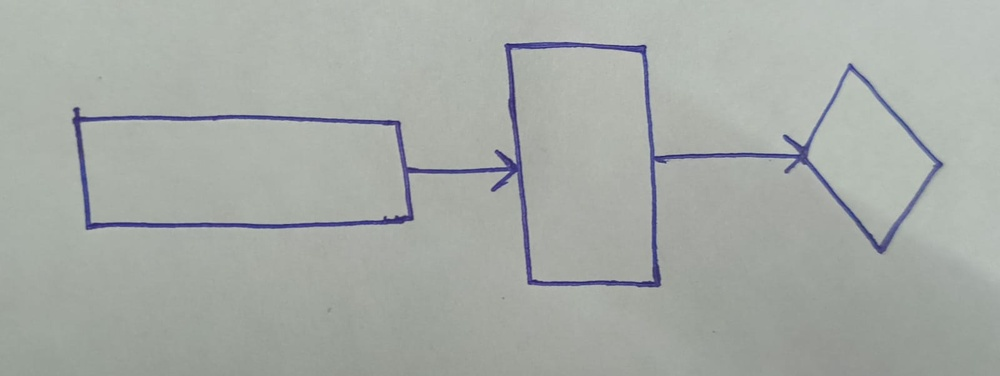
#> input picture sample-flowcharts/fc2.jpeg, 1000 x 376 px, shrunk from 1600 x 601 before the run
$ jupyter execute preprocessing.ipynb
#> lines starting #> are read from the running program, lines starting #| are printed output that depends on the picture; after the words box and inside, x2 and y2 are one past the last pixel; in counts of white or black regions, pixels touching at a corner belong together
[cell 1]
try:
    image_path
except NameError:
    image_path = 'sample-flowcharts/fc2.jpeg'

[cell 2]
import cv2
import numpy as np
import math
import os
from matplotlib import pyplot as plt

[cell 3]
# Helper methods
def denoiseAndFill(m, thres):
    contours, _ = cv2.findContours(m, cv2.RETR_EXTERNAL, cv2.CHAIN_APPROX_SIMPLE)
    denoise = np.zeros_like(m)
    for contour in contours:
        if cv2.contourArea(contour) > thres:
            cv2.drawContours(denoise, [contour], -1, 255, thickness=cv2.FILLED)
    return denoise

def rotate(m, lines):
    angles = []
    for line in lines:
        for x1, y1, x2, y2 in line:
            angle = math.atan2(y2 - y1, x2 - x1)
            angles.append(angle)
    angles.sort()
    majority_angles = findMajority(np.array(angles), 10)
    angle = np.median(majority_angles)
    degree = math.degrees(angle)

    # Rotate image
    (h, w) = m.shape[:2]
    center = (w // 2, h // 2)
    rotMat = cv2.getRotationMatrix2D(center, degree, 1.0)
    rotated = cv2.warpAffine(m, rotMat, (w, h), flags=cv2.INTER_LINEAR)
    return rotated

def findMajority(input_angles, splits):
    pi = math.pi
    bins = np.linspace(-pi/2, pi/2, splits+1)
    hist, bin_edges = np.histogram(input_angles, bins)
    max_bin = np.argmax(hist)
    mask = (input_angles >= bin_edges[max_bin]) & (input_angles < bin_edges[max_bin+1])
    majority = input_angles[mask]
    return majority

# [4 lines left out: function dilate, not called in this run]

def erode(m, r):
    se = seGen(r)
    eroded = cv2.erode(m, se)
    return eroded

def seGen(radius):
    diameter = 2 * radius + 1
    se = cv2.getStructuringElement(cv2.MORPH_ELLIPSE, (diameter, diameter))
    return se

def genRectAndDiam(m):
    contours, _ = cv2.findContours(m, cv2.RETR_EXTERNAL, cv2.CHAIN_APPROX_SIMPLE)
    rectangle = np.zeros_like(m)
    diamond = np.zeros_like(m)
    for contour in contours:
        area = cv2.contourArea(contour)
        x, y, w, h = cv2.boundingRect(contour)
        rect_area = w * h
        if area / rect_area > 0.75:
            cv2.drawContours(rectangle, [contour], -1, 255, thickness=cv2.FILLED)
        else:
            cv2.drawContours(diamond, [contour], -1, 255, thickness=cv2.FILLED)
    return rectangle, diamond

def plot_image(img, title):
    plt.figure()
    plt.imshow(img, cmap="gray")
    plt.axis('off')
    plt.title(title)
    plt.show()

[cell 4]
def SE_opening(radius):
        diameter = 2 * radius + 1
        se = cv2.getStructuringElement(cv2.MORPH_ELLIPSE, (diameter, diameter))
        return se

def prepro(mat):
    plot_image(mat, "Original Image")
    rows, cols = mat.shape[:2]

    # Convert to grayscale
    gray = cv2.cvtColor(mat, cv2.COLOR_RGB2GRAY)
    plot_image(gray, "Grayscale Image")

    # Adaptive thresholding (binarization)
    bina = cv2.adaptiveThreshold(gray, 255, cv2.ADAPTIVE_THRESH_MEAN_C, cv2.THRESH_BINARY, 65, 40)
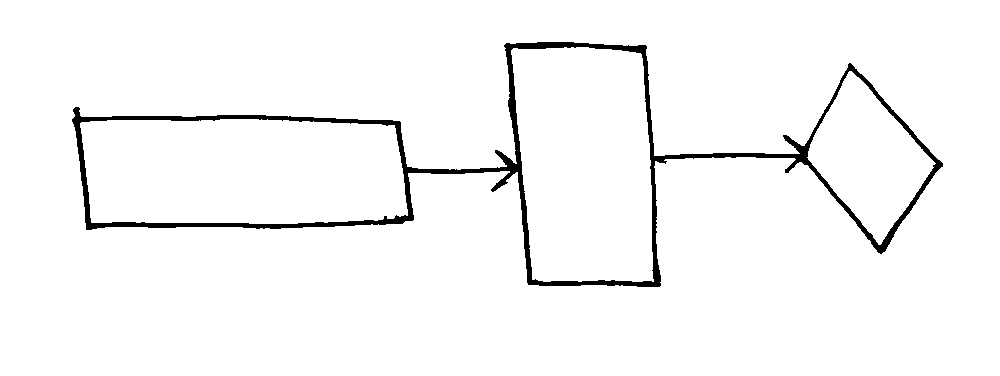
#> bina: shape (376, 1000); 97% white; 1 black region, box (x1, y1, x2, y2) and area: (72, 42, 943, 287) 11353
    plot_image(bina, "Binarized Image")

    # Bitwise inversion
    bina = cv2.bitwise_not(bina)
#> bina: shape (376, 1000); 3% white; 1 white region
    plot_image(bina, "Bitwise Inverted Image")


    # Denoise and fill
    denoise = denoiseAndFill(bina, 100)
#> in denoiseAndFill, `contours, _ = cv2.findContours(m, cv2.RETR_EXTERNAL, cv2.CHAIN_APPROX_..`: contours = 1 contour; box (x1, y1, x2, y2) and area: (72, 42, 943, 287) 83082
#> the loop in denoiseAndFill, `for contour in contours:` made 1 pass
    plot_image(denoise, "After denoising and fill")

    # Edge detection
    edges = cv2.Canny(denoise, 100, 100, apertureSize=3, L2gradient=False)
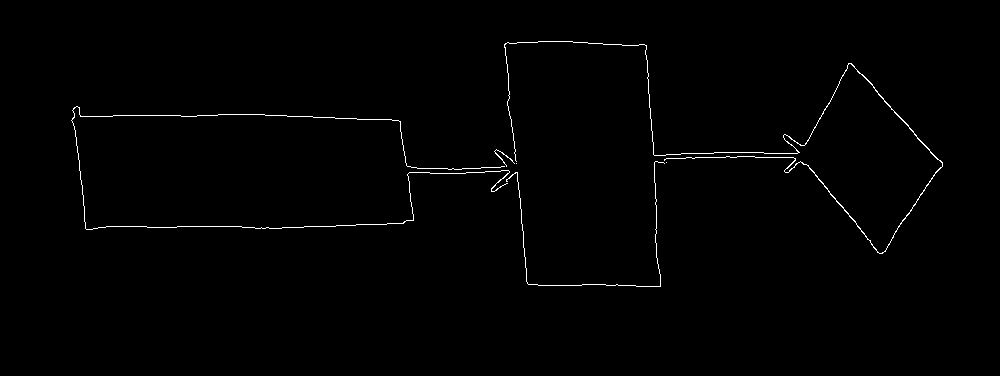
#> edges: shape (376, 1000); 0.76% white in thin lines or dots, all inside (x1, y1, x2, y2) = (71, 41, 943, 287)
    plot_image(edges, "Detected Edges")

    # Hough Transform
    lines = cv2.HoughLinesP(edges, 1, np.pi / 180.0, 50, minLineLength=30, maxLineGap=5)
#> lines = 25 rows, first 6: [313, 117, 398, 120], [113, 115, 180, 115], [909, 128, 942, 165], [282, 227, 403, 223], [517, 172, 527, 283], [714, 152, 746, 152]
    if lines is not None and len(lines) > 0:
        rotated = rotate(denoise, lines)
#> the loop in rotate, `for line in lines:` made 25 passes
#> after the loop in rotate, `for line in lines:`: angles = 25 values, max 1.54 at index 7, min -1.07 at index 19, mean 0.375
#> in findMajority, `hist, bin_edges = np.histogram(input_angles, bins)`: hist = [0, 2, 0, 0, 3, 11, 0, 3, 0, 6]; bin_edges = [-1.57, -1.26, -0.942, -0.628, -0.314, 0, 0.314, 0.628, 0.942, 1.26, 1.57]
#> in findMajority, `max_bin = np.argmax(hist)`: max_bin = 5
#> in findMajority, `majority = input_angles[mask]`: majority = [0, 0, 0, 0, 0, 0, 0, 0, 0, 0.0353, 0.0461]
#> in rotate, `angle = np.median(majority_angles)`: angle = 0
#> in rotate, `rotMat = cv2.getRotationMatrix2D(center, degree, 1.0)`: rotMat = [[1, 0, 0], [0, 1, 0]]
        substitute = rotated.copy()
        rows, cols = substitute.shape[:2]
    else:
        substitute = denoise.copy()
    plot_image(substitute, "Rotated Image")

    # Fill small regions
    fill = denoiseAndFill(substitute, 100)
#> the loop in denoiseAndFill (call 2), `for contour in contours:` made 1 pass

    # Morphological opening to eliminate arrows
    seOpen = seGen(10)
    opened = cv2.morphologyEx(fill, cv2.MORPH_OPEN, seOpen)
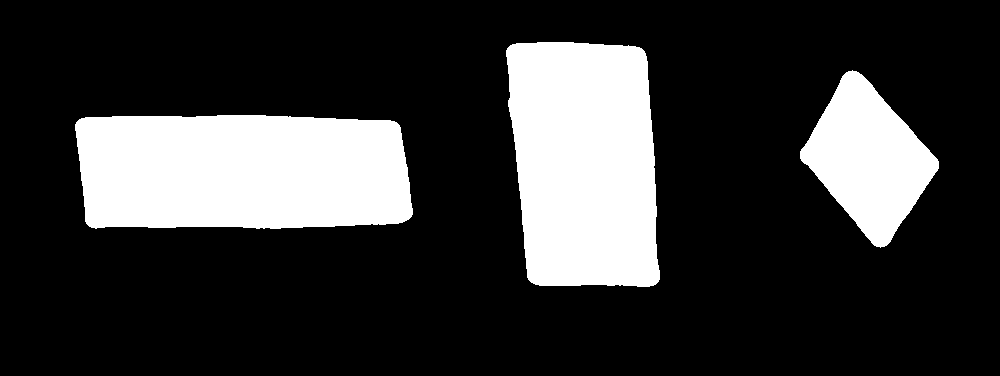
#> opened: shape (376, 1000); 21.9% white; 3 white regions
    opened = denoiseAndFill(opened, 100)
#> in denoiseAndFill (call 3), `contours, _ = cv2.findContours(m, cv2.RETR_EXTERNAL, cv2.CHAIN_APPROX_..`: contours = 3 contours; box (x1, y1, x2, y2) and area: (75, 115, 413, 229) 35402, (506, 42, 660, 287) 32727, (800, 70, 939, 248) 13224
    plot_image(opened, "Opened Image")

    # Compute difference to get arrows
    diff = cv2.absdiff(fill, opened)
#> diff: shape (376, 1000); 0.55% white; 29 white regions (16 under 20 px)
    plot_image(diff, "Arrows")

    # Remove small areas generated by opening
    remv = denoiseAndFill(diff, 50)
#> call 4 of denoiseAndFill, with thres = 50
#> in denoiseAndFill (call 4), `contours, _ = cv2.findContours(m, cv2.RETR_EXTERNAL, cv2.CHAIN_APPROX_..`: contours = 29 contours, 22 with area under 20; largest, box (x1, y1, x2, y2) and area: (408, 150, 517, 192) 610, (655, 153, 806, 173) 550, (783, 135, 804, 153) 96, (72, 107, 85, 127) 78, (871, 243, 890, 254) 48, (844, 63, 858, 74) 40, (636, 45, 647, 53) 24
#> the loop in denoiseAndFill (call 4), `for contour in contours:` made 29 passes
#> contour on passes 4, 5, 6, 7, 9, 10, 11, 12: [[867, 238], [868, 239]], [[893, 236]], [[656, 231], [656, 232]], [[656, 226], [656, 227]], [[656, 222], [656, 223]], [[403, 222], [402, 223], [399, 223], [402, 223]], [[85, 222]], [[656, 218], [656, 219]]
#> after the loop in denoiseAndFill (call 4), `for contour in contours:`:
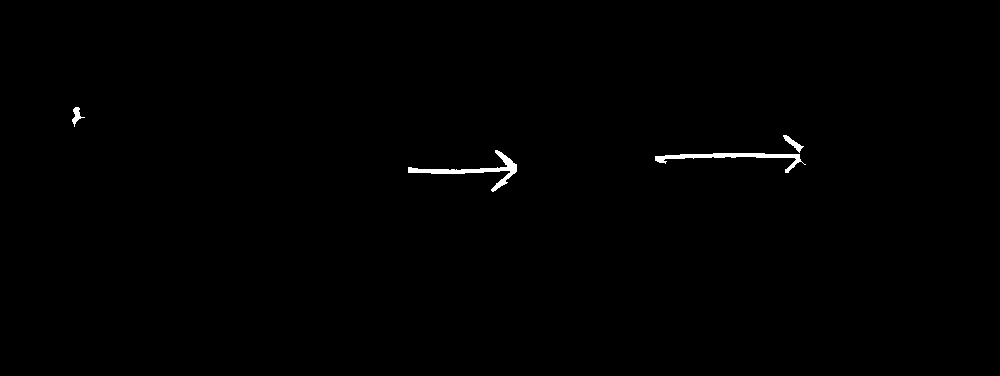
#> denoise: shape (376, 1000); 0.45% white; 4 white regions, box (x1, y1, x2, y2) and area: (408, 150, 517, 192) 763, (655, 153, 806, 173) 722, (783, 135, 804, 153) 120, (72, 107, 85, 127) 103
    arro = cv2.dilate(remv, SE_opening(2))
#> in SE_opening, `se = cv2.getStructuringElement(cv2.MORPH_ELLIPSE, (diameter, diameter))`: se = [[0, 0, 1, 0, 0], [1, 1, 1, 1, 1], [1, 1, 1, 1, 1], [1, 1, 1, 1, 1], [0, 0, 1, 0, 0]]
#> arro: shape (376, 1000); 0.89% white; 3 white regions, box (x1, y1, x2, y2) and area: (653, 133, 808, 175) 1681, (406, 148, 519, 194) 1425, (70, 105, 87, 129) 232
    plot_image(arro, "Enhanced Arrows")

    # Extract rectangles and diamonds
    blob = cv2.absdiff(fill, remv)
#> blob: shape (376, 1000); 22% white; 3 white regions, box (x1, y1, x2, y2) and area: (75, 115, 414, 230) 35895, (504, 42, 661, 287) 33237, (800, 63, 943, 254) 13571

    # Find circles
    eroded_blob = erode(blob, 10)
    diff_blob = cv2.absdiff(blob, eroded_blob)
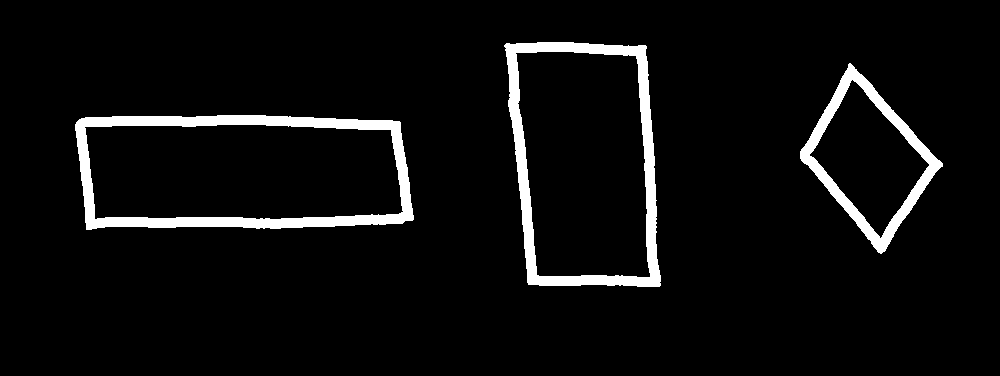
#> diff_blob: shape (376, 1000); 5.4% white; 3 white regions
    copy_blob = diff_blob.copy()
    contours, _ = cv2.findContours(diff_blob, cv2.RETR_EXTERNAL, cv2.CHAIN_APPROX_SIMPLE)
#> contours = 3 contours; box (x1, y1, x2, y2) and area: (75, 115, 414, 230) 35466, (504, 42, 661, 287) 32860, (800, 63, 943, 254) 13374
    for contour in contours:
        temp = np.zeros_like(diff_blob)
        cv2.drawContours(temp, [contour], -1, 255, 10)
        circles = cv2.HoughCircles(temp, cv2.HOUGH_GRADIENT, 2, substitute.shape[0]/4, param1=200, param2=100, minRadius=0, maxRadius=0)
        if circles is not None and len(circles) > 0:
            cv2.fillPoly(copy_blob, [contour], 0)
#> this loop made 3 passes
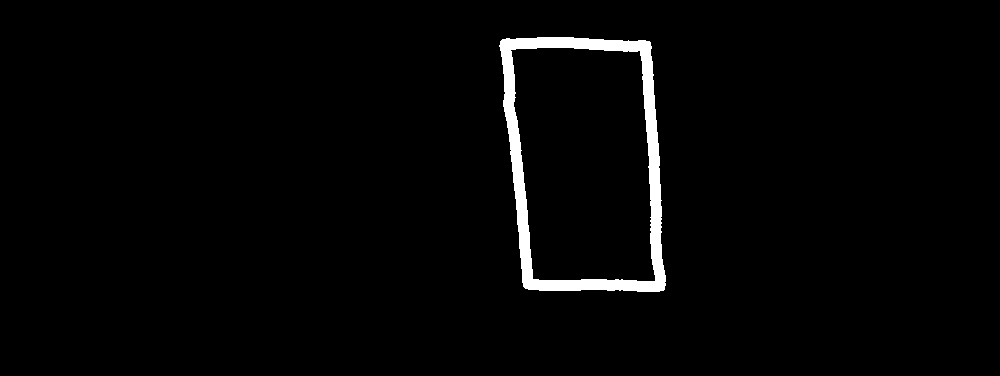
#> temp: shape (376, 1000); 2.2% white; 1 white region
    circ = cv2.absdiff(diff_blob, copy_blob)
#> circ: shape (376, 1000); every value is 0

    # Distinguish rectangles and diamonds
    rect, diam = genRectAndDiam(copy_blob)
#> the loop in genRectAndDiam, `for contour in contours:` made 3 passes
#> (area, x, y, w, h, rect_area) on passes 1 to 3: (35466.5, 75, 115, 339, 115, 38985), (13374, 800, 63, 143, 191, 27313), (32860, 504, 42, 157, 245, 38465)

    # Erode
    eroded_rect = erode(rect, 10)
    eroded_diam = erode(diam, 10)

    # Get final rectangles and diamonds
    rect = cv2.absdiff(rect, eroded_rect)
#> rect: shape (376, 1000); 4.2% white; 2 white regions, box (x1, y1, x2, y2) and area: (75, 115, 414, 230) 8314, (504, 42, 661, 287) 7328
    diam = cv2.absdiff(diam, eroded_diam)
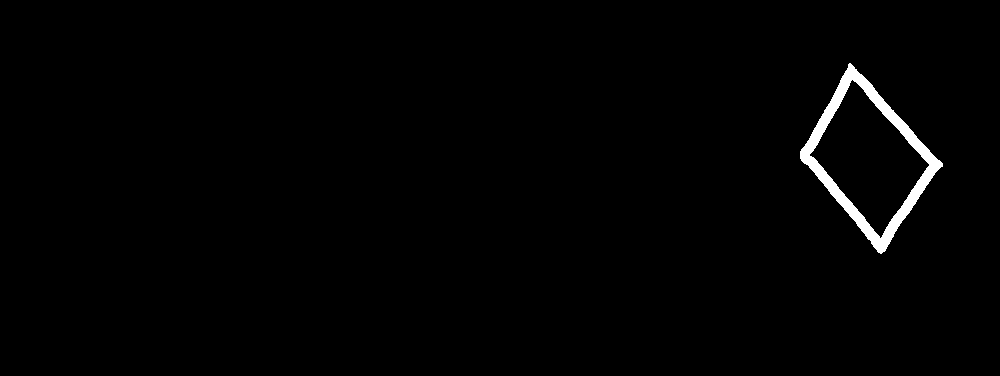
#> diam: shape (376, 1000); 1.2% white; 1 white region, box (x1, y1, x2, y2) and area: (800, 63, 943, 254) 4510

    # Final result
    result = [rect, diam, arro, circ]
    plot_image(rect, "Rectangles")
    plot_image(diam, "Diamonds")
    plot_image(circ, "Circles")
    plot_image(arro, "Arrows")
    return result

[cell 5]
fc = cv2.cvtColor(cv2.imread(image_path), cv2.COLOR_BGR2RGB)
result = prepro(fc)
#> result = 4 items

[cell 6]
def rectangle_stats(rectangles):
    n_labels, labels, stats, centroids = cv2.connectedComponentsWithStats(rectangles)
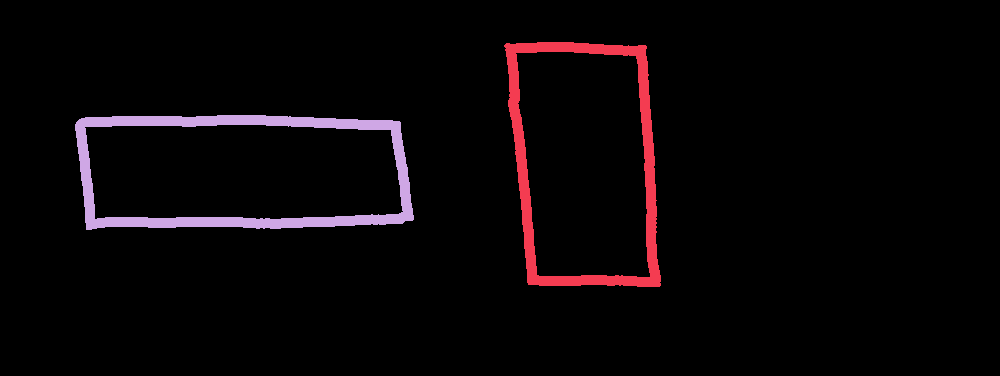
#> labels: shape (376, 1000) int32; 3 distinct labels, from 0 to 2; one colour per label, 0 black
#> n_labels = 3; stats = [[0, 0, 1000, 376, 360358], [504, 42, 157, 245, 7328], [75, 115, 339, 115, 8314]]; centroids = [[503.7, 188.4], [584.3, 163.2], [241.8, 171.8]]
    num = n_labels-1
#> num = 2
    center = centroids[1:].astype(int)
#> center = [[584, 163], [241, 171]]
    anchors = stats[1:, [2,3]]
#> anchors = [[157, 245], [339, 115]]
    coordinates = {"RT": [], "RB": [], "LT": [], "LB": []}
    for i in range(num):
        w, h = anchors[i]
        rt = (center[i][0] + w//2, center[i][1] + h//2)
        coordinates["RT"].append(rt)
        rb = (center[i][0] + w//2, center[i][1] - h//2)
        coordinates["RB"].append(rb)
        lt = (center[i][0] - w//2, center[i][1] + h//2)
        coordinates["LT"].append(lt)
        lb = (center[i][0] - w//2, center[i][1] - h//2)
        coordinates["LB"].append(lb)
#> this loop made 2 passes
#> (w, h, rt, rb, lt, lb) on passes 1 to 2: (157, 245, (662, 285), (662, 41), (506, 285), (506, 41)), (339, 115, (410, 228), (410, 114), (72, 228), (72, 114))
    return (num, center, coordinates)

def diamond_stats(diamonds):
    n_labels, labels, stats, centroids = cv2.connectedComponentsWithStats(diamonds)
#> n_labels = 2; stats = [[0, 0, 1000, 376, 371490], [800, 63, 143, 191, 4510]]; centroids = [[495, 187.8], [868.5, 158.8]]
    num = n_labels-1
#> num = 1
    center = centroids[1:].astype(int)
#> center = [[868, 158]]
    anchors = stats[1:, [2,3]]
#> anchors = [[143, 191]]
    coordinates = {"Top": [], "Bottom": [], "Left": [], "Right": []}
    for i in range(num):
        w, h = anchors[i]
        top = (center[i][0], center[i][1] + h//2)
        coordinates["Top"].append(top)
        bottom = (center[i][0], center[i][1] - h//2)
        coordinates["Bottom"].append(bottom)
        left = (center[i][0] - w//2, center[i][1])
        coordinates["Left"].append(left)
        right = (center[i][0] + w//2, center[i][1])
        coordinates["Right"].append(right)
#> this loop made 1 pass
#> (w, h, top, bottom, left, right) on pass 1: (143, 191, (868, 253), (868, 63), (797, 158), (939, 158))
    return (num, center, coordinates)

def circle_stats(circles):
    n_labels, labels, stats, centroids = cv2.connectedComponentsWithStats(circles)
#> labels: shape (376, 1000) int32; every value is 0
#> n_labels = 1; stats = [[0, 0, 1000, 376, 376000]]; centroids = [[499.5, 187.5]]
    num = n_labels-1
#> num = 0
    center = centroids[1:].astype(int)
#> center = empty array
    anchors = stats[1:, [2,3]]
#> anchors = empty array
    coordinates = {"Top": [], "Bottom": [], "Left": [], "Right": [], "Radius": []}
    for i in range(num):
        w, h = anchors[i]
        top = (center[i][0], center[i][1] + h//2)
        coordinates["Top"].append(top)
        bottom = (center[i][0], center[i][1] - h//2)
        coordinates["Bottom"].append(bottom)
        left = (center[i][0] - w//2, center[i][1])
        coordinates["Left"].append(left)
        right = (center[i][0] + w//2, center[i][1])
        coordinates["Right"].append(right)
        radius = (w+h)//4
        coordinates["Radius"].append(radius)
    return (num, center, coordinates)

def arrow_stats(arrows):
    n_labels, labels, stats, centroids = cv2.connectedComponentsWithStats(arrows)
#> labels: shape (376, 1000) int32; 4 distinct labels, from 0 to 3
#> n_labels = 4; stats = [[0, 0, 1000, 376, 372662], [70, 105, 17, 24, 232], [653, 133, 155, 42, 1681], [406, 148, 113, 46, 1425]]; centroids = [[498.8, 187.8], [76.35, 115.6], [742.1, 155], [474.8, 170.3]]
    num = n_labels-1
#> num = 3

    if num == 0:
      raise Exception

    center = centroids[1:].astype(int)
#> center = [[76, 115], [742, 154], [474, 170]]
    anchors = stats[1:, [2,3]]
#> anchors = [[17, 24], [155, 42], [113, 46]]
    coordinates = {"Tail": [], "Head": []}
    for i in range(num):
        x = stats[i+1, cv2.CC_STAT_LEFT]
        y = stats[i+1, cv2.CC_STAT_TOP]
        w = stats[i+1, cv2.CC_STAT_WIDTH]
        h = stats[i+1, cv2.CC_STAT_HEIGHT]
        center_x, center_y = center[i]

        box_X = x + 0.5 * w
        box_Y = y + 0.5 * h

        if w > h:
          if center_x < box_X:
            head = [x, y]
            tail = [x + w, y]
          else:
            head = [x + w, y]
            tail = [x, y]
        else:
            if center_y < box_Y:
              head = [x, y]
              tail = [x, y + h]
            else:
              head = [x, y + h]
              tail = [x, y]
        coordinates["Head"].append(head)
        coordinates["Tail"].append(tail)
#> this loop made 3 passes
#> (x, y, w, h, center_x, center_y, box_X, box_Y) on passes 2 to 3: (653, 133, 155, 42, 742, 154, 730.5, 154), (406, 148, 113, 46, 474, 170, 462.5, 171)
    return (num, center, coordinates)

[cell 7]
[rectangles, diamonds, arrows, circles] = result

[cell 8]
shape_stats = [rectangle_stats(rectangles), diamond_stats(diamonds), circle_stats(circles), arrow_stats(arrows)]

[cell 9]
# Create a canvas to draw the flowchart on
flowchart_canvas = np.ones(fc.shape, dtype="uint8") * 255
shapes = shape_stats[:3]
#> shapes = 3 items
arrows = shape_stats[3]

# Draw all the shapes first
  # First up: Rectangles
for i in range(0, shapes[0][0]):
  cv2.rectangle(flowchart_canvas, shapes[0][2]["LT"][i], shape_stats[0][2]["RB"][i], (255, 0, 0), thickness=3)

  # Next up: Diamonds
for i in range(0, shapes[1][0]):

  points = np.array([
    shapes[1][2]["Top"][i],
    shapes[1][2]["Right"][i],
    shapes[1][2]["Bottom"][i],
    shapes[1][2]["Left"][i],
  ])

  cv2.polylines(flowchart_canvas, [points], isClosed=True, color=(0, 255, 0), thickness=3)
#> this loop made 1 pass
#> points on pass 1: [[868, 253], [939, 158], [868, 63], [797, 158]]
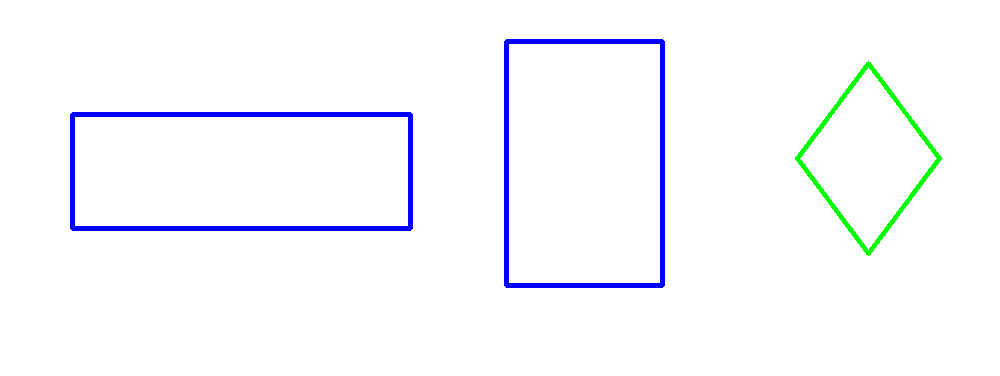
#> flowchart_canvas: shape (376, 1000, 3); mean of channels 0, 1, 2 253.5, 249.2, 247.8; drawn as B, G, R

  # Next up: Circles
for i in range(0, shapes[2][0]):
  cv2.circle(flowchart_canvas, shapes[2][1][i], shapes[2][2]["Radius"][i], (0, 255, 0), thickness=3)

  # Finally, we go for the Arrows:
for i in range(0, arrows[0]):
  cv2.arrowedLine(flowchart_canvas, arrows[2]["Tail"][i], arrows[2]["Head"][i], (0, 255, 255), thickness=3, tipLength=0.2)
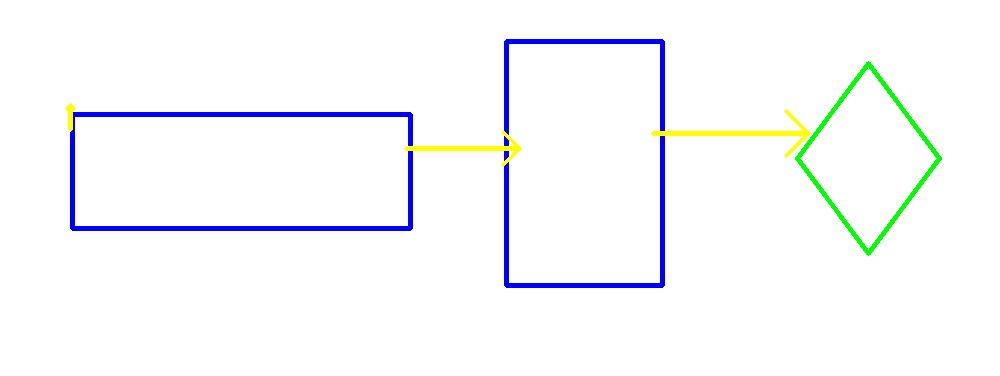
#> flowchart_canvas: shape (376, 1000, 3); 0.5% of pixels changed, all inside (x1, y1, x2, y2) = (65, 103, 811, 167); drawn as B, G, R

[cell 10]
plt.imshow(flowchart_canvas)

print(arrows[1])
#| [[ 76 115]
#|  [742 154]
#|  [474 170]]

[cell 11]
cv2.imwrite("output-flowchart.png", flowchart_canvas)
#> Out = True
